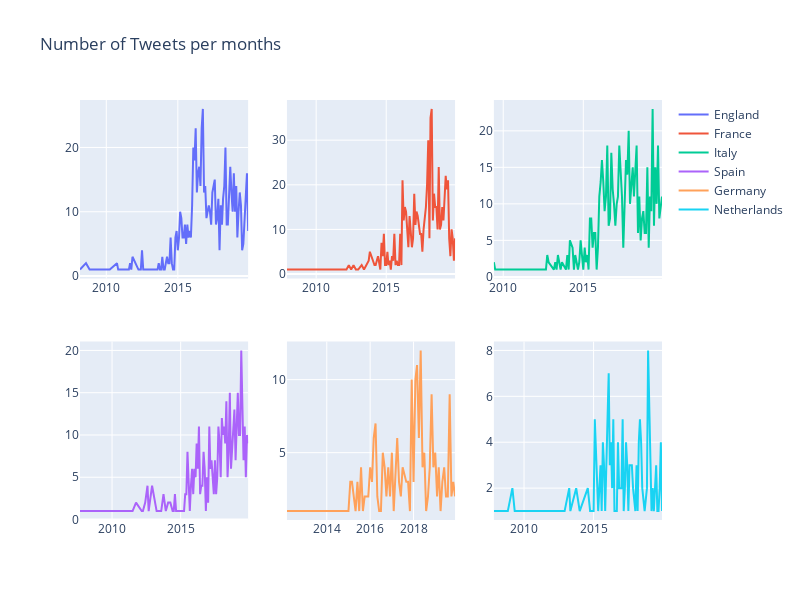

The notebook cell this image was saved under:
### Code cell
fig = make_subplots(rows=2, cols=3)

fig.add_trace(
    go.Line(x=df.loc[df['label'] == 'en'].groupby('date_M').count().index, 
            y=df.loc[df['label'] == 'en'].groupby('date_M').count()['author.name'].values,
            name='England'),
    row=1, col=1
)

fig.add_trace(
    go.Line(x=df.loc[df['label'] == 'fr'].groupby('date_M').count().index, 
            y=df.loc[df['label'] == 'fr'].groupby('date_M').count()['author.name'].values,
            name='France'),
    row=1, col=2
)

fig.add_trace(
    go.Line(x=df.loc[df['label'] == 'it'].groupby('date_M').count().index, 
            y=df.loc[df['label'] == 'it'].groupby('date_M').count()['author.name'].values,
            name='Italy'),
    row=1, col=3
)

fig.add_trace(
    go.Line(x=df.loc[df['label'] == 'es'].groupby('date_M').count().index, 
            y=df.loc[df['label'] == 'es'].groupby('date_M').count()['author.name'].values,
            name='Spain'),
    row=2, col=1
)

fig.add_trace(
    go.Line(x=df.loc[df['label'] == 'de'].groupby('date_M').count().index, 
            y=df.loc[df['label'] == 'de'].groupby('date_M').count()['author.name'].values,
            name='Germany'),
    row=2, col=2
)

fig.add_trace(
    go.Line(x=df.loc[df['label'] == 'nl'].groupby('date_M').count().index, 
            y=df.loc[df['label'] == 'nl'].groupby('date_M').count()['author.name'].values,
            name='Netherlands'),
    row=2, col=3
)

fig.update_layout(height=600, width=800, title_text="Number of Tweets per months")
fig.show()

### Figure 1 — Plotly figure (JSON) as saved in the notebook; plotly's stock layout.template omitted (floating-point values rounded to 4 significant figures)
{"data": [{"name": "England", "type": "scatter", "x": ["2008-03", "2008-08", "2008-11", "2009-09", "2010-03", "2010-04", "2010-10", "2010-11", "2011-07", "2011-08", "2011-09", "2011-10", "2011-11", "2012-04", "2012-06", "2012-07", "2012-08", "2012-09", "2012-10", "2013-03", "2013-04", "2013-08", "2013-09", "2013-10", "2013-11", "2013-12", "2014-01", "2014-02", "2014-03", "2014-04", "2014-05", "2014-06", "2014-07", "2014-08", "2014-09", "2014-10", "2014-11", "2014-12", "2015-01", "2015-02", "2015-03", "2015-04", "2015-05", "2015-06", "2015-07", "2015-08", "2015-09", "2015-10", "2015-11", "2015-12", "2016-01", "2016-02", "2016-03", "2016-04", "2016-05", "2016-06", "2016-07", "2016-08", "2016-09", "2016-10", "2016-11", "2016-12", "2017-01", "2017-02", "2017-03", "2017-04", "2017-05", "2017-06", "2017-07", "2017-08", "2017-09", "2017-10", "2017-11", "2017-12", "2018-01", "2018-02", "2018-03", "2018-04", "2018-05", "2018-06", "2018-07", "2018-08", "2018-09", "2018-10", "2018-11", "2018-12", "2019-01", "2019-02", "2019-03", "2019-04", "2019-05", "2019-06", "2019-07", "2019-08", "2019-09", "2019-10", "2019-11", "2019-12"], "xaxis": "x", "y": [1, 2, 1, 1, 1, 1, 2, 1, 1, 1, 2, 1, 3, 1, 1, 4, 1, 1, 1, 1, 1, 1, 2, 1, 1, 3, 1, 1, 2, 3, 2, 2, 6, 2, 1, 1, 6, 7, 4, 6, 10, 9, 6, 6, 8, 5, 8, 6, 7, 6, 11, 20, 18, 23, 13, 16, 17, 14, 23, 26, 13, 14, 9, 10, 11, 10, 8, 13, 14, 15, 8, 9, 12, 4, 11, 8, 12, 14, 20, 8, 8, 13, 17, 13, 10, 16, 10, 14, 6, 10, 13, 11, 4, 5, 9, 12, 16, 7], "yaxis": "y"}, {"name": "France", "type": "scatter", "x": ["2007-12", "2010-10", "2011-04", "2012-03", "2012-05", "2012-07", "2012-09", "2012-11", "2013-01", "2013-04", "2013-06", "2013-10", "2013-11", "2014-03", "2014-04", "2014-05", "2014-06", "2014-08", "2014-09", "2014-10", "2014-11", "2014-12", "2015-01", "2015-02", "2015-03", "2015-04", "2015-05", "2015-06", "2015-07", "2015-08", "2015-09", "2015-10", "2015-11", "2015-12", "2016-01", "2016-02", "2016-03", "2016-04", "2016-05", "2016-06", "2016-07", "2016-08", "2016-09", "2016-10", "2016-11", "2016-12", "2017-01", "2017-02", "2017-03", "2017-04", "2017-05", "2017-06", "2017-07", "2017-08", "2017-09", "2017-10", "2017-11", "2017-12", "2018-01", "2018-02", "2018-03", "2018-04", "2018-05", "2018-06", "2018-07", "2018-08", "2018-09", "2018-10", "2018-11", "2018-12", "2019-01", "2019-02", "2019-03", "2019-04", "2019-05", "2019-06", "2019-07", "2019-08", "2019-09", "2019-10", "2019-11", "2019-12"], "xaxis": "x2", "y": [1, 1, 1, 1, 2, 1, 2, 1, 1, 2, 1, 3, 5, 2, 2, 3, 4, 1, 7, 4, 9, 2, 2, 5, 2, 3, 1, 4, 3, 9, 2, 3, 2, 2, 9, 2, 21, 12, 15, 14, 10, 6, 13, 9, 6, 8, 18, 11, 14, 13, 11, 9, 9, 5, 10, 12, 15, 20, 30, 8, 35, 37, 12, 18, 15, 15, 10, 24, 10, 11, 15, 12, 17, 22, 19, 21, 8, 4, 10, 8, 3, 8], "yaxis": "y2"}, {"name": "Italy", "type": "scatter", "x": ["2009-06", "2009-07", "2011-01", "2011-04", "2011-11", "2012-05", "2012-08", "2012-09", "2012-10", "2012-11", "2013-03", "2013-04", "2013-05", "2013-06", "2013-07", "2013-08", "2013-09", "2013-12", "2014-01", "2014-02", "2014-03", "2014-05", "2014-06", "2014-07", "2014-08", "2014-09", "2014-10", "2014-11", "2014-12", "2015-01", "2015-02", "2015-03", "2015-04", "2015-05", "2015-06", "2015-07", "2015-08", "2015-09", "2015-10", "2015-11", "2015-12", "2016-01", "2016-02", "2016-03", "2016-04", "2016-05", "2016-06", "2016-07", "2016-08", "2016-09", "2016-10", "2016-11", "2016-12", "2017-01", "2017-02", "2017-03", "2017-04", "2017-05", "2017-06", "2017-07", "2017-08", "2017-09", "2017-10", "2017-11", "2017-12", "2018-01", "2018-02", "2018-03", "2018-04", "2018-05", "2018-06", "2018-07", "2018-08", "2018-09", "2018-10", "2018-11", "2018-12", "2019-01", "2019-02", "2019-03", "2019-04", "2019-05", "2019-06", "2019-07", "2019-08", "2019-09", "2019-10", "2019-11", "2019-12"], "xaxis": "x3", "y": [2, 1, 1, 1, 1, 1, 1, 1, 3, 2, 1, 2, 1, 3, 2, 1, 2, 1, 3, 1, 5, 4, 1, 3, 2, 1, 2, 5, 3, 1, 4, 2, 3, 1, 8, 8, 4, 6, 6, 1, 4, 11, 13, 16, 13, 9, 11, 18, 7, 8, 17, 12, 10, 7, 10, 11, 18, 14, 11, 4, 9, 16, 14, 20, 10, 12, 15, 11, 14, 18, 6, 11, 5, 8, 9, 6, 6, 15, 4, 11, 9, 23, 7, 15, 10, 18, 8, 10, 11], "yaxis": "y3"}, {"name": "Spain", "type": "scatter", "x": ["2007-09", "2009-03", "2009-09", "2010-10", "2011-07", "2011-10", "2012-03", "2012-04", "2012-06", "2012-08", "2012-09", "2012-10", "2012-12", "2013-04", "2013-05", "2013-08", "2013-10", "2013-12", "2014-02", "2014-04", "2014-06", "2014-07", "2014-08", "2014-09", "2014-10", "2014-12", "2015-01", "2015-03", "2015-04", "2015-05", "2015-06", "2015-07", "2015-08", "2015-09", "2015-10", "2015-11", "2015-12", "2016-01", "2016-02", "2016-03", "2016-04", "2016-05", "2016-06", "2016-07", "2016-08", "2016-09", "2016-10", "2016-11", "2016-12", "2017-01", "2017-02", "2017-03", "2017-04", "2017-05", "2017-06", "2017-07", "2017-08", "2017-09", "2017-10", "2017-11", "2017-12", "2018-01", "2018-02", "2018-03", "2018-04", "2018-05", "2018-06", "2018-07", "2018-08", "2018-09", "2018-10", "2018-11", "2018-12", "2019-01", "2019-02", "2019-03", "2019-04", "2019-05", "2019-06", "2019-07", "2019-08", "2019-09", "2019-10", "2019-11", "2019-12"], "xaxis": "x4", "y": [1, 1, 1, 1, 1, 2, 1, 1, 2, 4, 1, 2, 4, 1, 1, 1, 3, 1, 2, 2, 1, 1, 3, 1, 1, 1, 1, 1, 1, 3, 3, 8, 3, 1, 4, 6, 3, 6, 5, 9, 6, 11, 3, 4, 4, 8, 6, 1, 5, 2, 11, 6, 7, 5, 3, 7, 3, 5, 11, 9, 5, 12, 10, 11, 9, 14, 5, 8, 15, 6, 8, 10, 13, 7, 13, 15, 10, 10, 20, 11, 7, 11, 5, 10, 9], "yaxis": "y4"}, {"name": "Germany", "type": "scatter", "x": ["2012-03", "2012-10", "2014-01", "2014-07", "2014-09", "2014-10", "2015-01", "2015-02", "2015-03", "2015-05", "2015-06", "2015-07", "2015-08", "2015-09", "2015-10", "2015-12", "2016-01", "2016-02", "2016-03", "2016-04", "2016-05", "2016-06", "2016-07", "2016-08", "2016-09", "2016-10", "2016-11", "2016-12", "2017-01", "2017-02", "2017-03", "2017-04", "2017-05", "2017-06", "2017-07", "2017-09", "2017-10", "2017-11", "2017-12", "2018-01", "2018-02", "2018-03", "2018-04", "2018-05", "2018-06", "2018-07", "2018-08", "2018-09", "2018-10", "2018-11", "2018-12", "2019-01", "2019-02", "2019-03", "2019-04", "2019-05", "2019-06", "2019-07", "2019-08", "2019-09", "2019-10", "2019-11", "2019-12"], "xaxis": "x5", "y": [1, 1, 1, 1, 1, 1, 1, 3, 3, 1, 3, 1, 4, 1, 2, 2, 4, 3, 6, 7, 2, 1, 1, 5, 4, 2, 4, 2, 5, 1, 3, 6, 3, 2, 4, 3, 3, 1, 10, 3, 10, 11, 6, 12, 4, 5, 1, 2, 4, 9, 4, 5, 2, 4, 1, 3, 4, 2, 2, 9, 2, 3, 2], "yaxis": "y5"}, {"name": "Netherlands", "type": "scatter", "x": ["2007-11", "2008-01", "2008-11", "2009-03", "2009-05", "2009-06", "2009-12", "2010-03", "2010-08", "2010-10", "2010-11", "2010-12", "2011-03", "2011-04", "2011-06", "2012-06", "2012-07", "2012-09", "2012-12", "2013-04", "2013-05", "2013-10", "2014-01", "2014-08", "2014-10", "2015-01", "2015-02", "2015-05", "2015-06", "2015-07", "2015-08", "2015-09", "2015-10", "2015-11", "2016-01", "2016-02", "2016-03", "2016-04", "2016-05", "2016-06", "2016-07", "2016-08", "2016-09", "2016-10", "2016-11", "2016-12", "2017-01", "2017-02", "2017-03", "2017-04", "2017-05", "2017-06", "2017-07", "2017-08", "2017-09", "2017-10", "2017-11", "2018-01", "2018-02", "2018-03", "2018-04", "2018-05", "2018-06", "2018-07", "2018-09", "2018-11", "2018-12", "2019-01", "2019-02", "2019-03", "2019-04", "2019-05", "2019-07", "2019-08", "2019-09", "2019-10", "2019-11", "2019-12"], "xaxis": "x6", "y": [1, 1, 1, 2, 1, 1, 1, 1, 1, 1, 1, 1, 1, 1, 1, 1, 1, 1, 1, 2, 1, 2, 1, 2, 1, 1, 5, 1, 2, 3, 1, 4, 3, 1, 5, 7, 3, 4, 2, 5, 1, 1, 1, 4, 2, 2, 2, 5, 1, 2, 4, 3, 1, 3, 3, 3, 2, 1, 3, 1, 4, 5, 4, 2, 1, 2, 8, 5, 3, 1, 2, 1, 3, 1, 1, 2, 4, 1], "yaxis": "y6"}], "layout": {"height": 600, "title": {"text": "Number of Tweets per months"}, "width": 800, "xaxis": {"anchor": "y", "domain": [0, 0.2889]}, "xaxis2": {"anchor": "y2", "domain": [0.3556, 0.6444]}, "xaxis3": {"anchor": "y3", "domain": [0.7111, 1]}, "xaxis4": {"anchor": "y4", "domain": [0, 0.2889]}, "xaxis5": {"anchor": "y5", "domain": [0.3556, 0.6444]}, "xaxis6": {"anchor": "y6", "domain": [0.7111, 1]}, "yaxis": {"anchor": "x", "domain": [0.575, 1]}, "yaxis2": {"anchor": "x2", "domain": [0.575, 1]}, "yaxis3": {"anchor": "x3", "domain": [0.575, 1]}, "yaxis4": {"anchor": "x4", "domain": [0, 0.425]}, "yaxis5": {"anchor": "x5", "domain": [0, 0.425]}, "yaxis6": {"anchor": "x6", "domain": [0, 0.425]}}}
